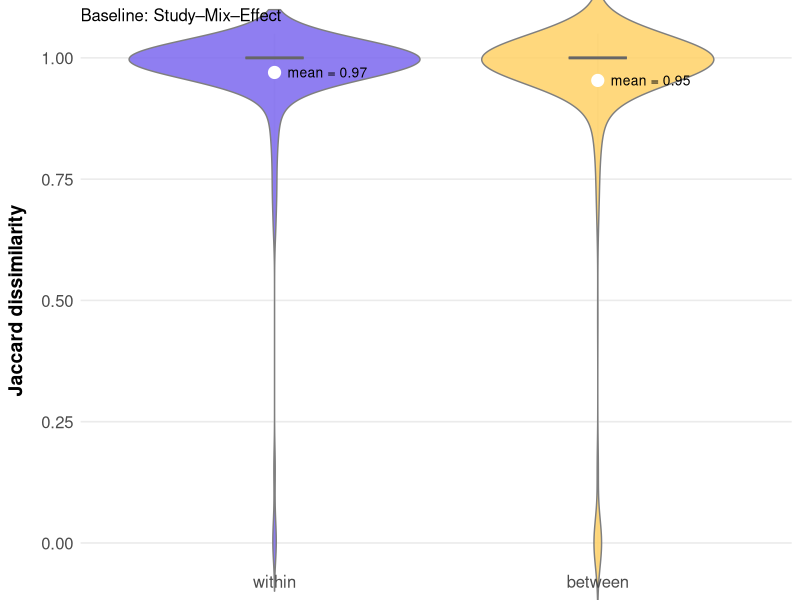
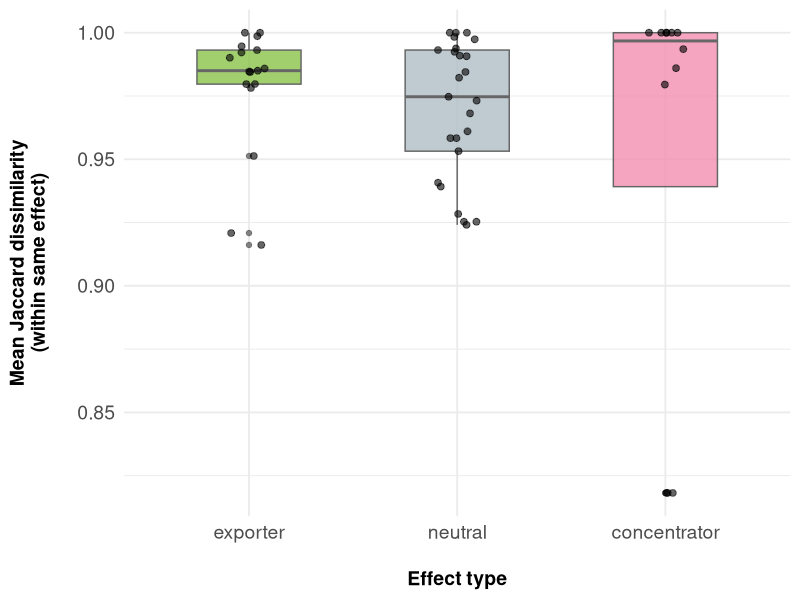

These charts were generated, in order, by the following R code: (Note: this script raises an error after producing the figures.)
################################################################################
#### Ecological Synthesis Lab (SintECO): https://marcomellolab.wordpress.com

#### Authors: Cristina A. Kita, Isabel Alves-dos-Santos, Michael Hrncir, 
#### & Marco A. R. Mello

#### See README for further info:
#### https://github.com/CKita/BeeFlow#readme
################################################################################


################################################################################
###################### FLORAL PLANTINGS AND EFFECTS ############################
################################################################################

#Let's get ready for running the code provided here. 

#Set the working directory to the source of this script file.   
setwd(dirname(rstudioapi::getActiveDocumentContext()$path))
getwd()

##Delete all previous objects.
rm(list= ls())

#Load or install the required packages
if(!require(ggplot2)){
  install.packages("ggplot2")
  library(ggplot2)
}


if(!require(dplyr)){
  install.packages("dplyr")
  library(dplyr)
}

if(!require(forcats)){
  install.packages("forcats")
  library(forcats)
}

if(!require(tidyr)){
  install.packages("tidyr")
  library(tidyr)
}

if(!require(vegan)){
  install.packages("vegan")
  library(vegan)
}

if(!require(patchwork)){
  install.packages("patchwork")
  library(patchwork)
}

if(!require(digest)){
  install.packages("digest")
  library(digest)
}


# First, let's look at our dataset
df <- read.csv2("../Data/floral planting and effect.csv", header = TRUE)
class(df)
str(df)
head(df)
tail(df)

# Clean whitespace from all key text columns
df <- df %>%
  mutate(
    RefCode = trimws(RefCode),
    EffectType = trimws(EffectType),
    Mix = trimws(Mix),
    FlowerSpecies = trimws(FlowerSpecies)
  )

# Builds a community matrix (presence/absence) from a data frame with 
# UnitID + FlowerSpecies

make_comm <- function(x, unit_col = "UnitID") {
  comm <- x %>%
    mutate(presence = 1) %>%
    distinct(.data[[unit_col]], FlowerSpecies, .keep_all = TRUE) %>%
    pivot_wider(
      id_cols    = all_of(unit_col),
      names_from = FlowerSpecies,
      values_from = presence,
      values_fill = 0
    ) %>%
    as.data.frame()
  # ensure numeric and clean
  if (ncol(comm) > 1) {
    comm[ , -1] <- lapply(comm[ , -1], function(z) as.numeric(as.character(z)))
    comm[is.na(comm)] <- 0
    comm <- comm[rowSums(comm[ , -1]) > 0, , drop = FALSE]
  }
  comm
}

# From comm + meta(EffectType), compute within/between pairs and return 
#data.frame for violin plot

make_pairs_within_between <- function(comm, meta, unit_col = "UnitID") {
  # align meta to the order of comm
  meta <- meta[match(comm[[unit_col]], meta[[unit_col]]), , drop = FALSE]
  stopifnot(nrow(meta) == nrow(comm))
  # dissimilarity
  dist_jac <- vegdist(comm[ , -1], method = "jaccard")
  dm <- as.matrix(dist_jac)
  n <- nrow(dm)
  pairs_df <- do.call(rbind, lapply(1:(n-1), function(i) {
    j <- (i+1):n
    data.frame(
      dissimilarity = dm[i, j],
      eff_i = meta$EffectType[i],
      eff_j = meta$EffectType[j]
    )
  })) %>%
    mutate(pair_type = ifelse(eff_i == eff_j, "within", "between")) %>%
    filter(is.finite(dissimilarity)) %>%
    mutate(pair_type = fct_relevel(pair_type, "within", "between"))
  pairs_df
}

# Build a standardized violin plot and returns the ggplot object
plot_violin <- function(pairs_df, subtitle = NULL) {
  means_df <- pairs_df %>%
    group_by(pair_type) %>%
    summarise(m = mean(dissimilarity), .groups = "drop")
  
  ggplot(pairs_df, aes(x = pair_type, y = dissimilarity, fill = pair_type)) +
    geom_violin(trim = FALSE, alpha = 0.85, color = "gray50", adjust = 1.2) +
    geom_boxplot(width = 0.18, outlier.shape = NA, 
                 alpha = 0.75, color = "gray40") +
    stat_summary(fun = mean, geom = "point", size = 3.8, color = "white") +
    scale_fill_manual(values = c(within = "#7B68EE", between = "#FFD166")) +
    labs(x = NULL, y = "Jaccard dissimilarity", subtitle = subtitle) +
    theme_minimal(base_size = 12) +
    theme(
      legend.position   = "none",
      panel.grid.minor  = element_blank(),
      axis.text.x       = element_text(size = 12),
      axis.text.y       = element_text(size = 12),
      axis.title.y      = element_text(size = 14, face = "bold",
                                       margin = margin(r = 10))
    ) +
    # label of the mean next to the point
    geom_text(
      data = means_df,
      aes(x = as.numeric(pair_type) + 0.04, y = m,
          label = sprintf("mean = %.2f", m)),
      inherit.aes = FALSE, size = 3.5, hjust = 0
    ) +
    coord_cartesian(ylim = c(0, 1), clip = "off")
}

# BASELINE: unit = Study–Mix–Effect (RefCode_Mix_EffectType) ===
df1 <- df %>%
  mutate(UnitID = paste(RefCode, Mix, EffectType, sep = "_"))

comm1 <- make_comm(df1, "UnitID")
meta1 <- df1 %>%
  distinct(UnitID, EffectType)

# remove units without EffectType (rare) and align (defensive)
meta1 <- meta1[match(comm1$UnitID, meta1$UnitID), , drop = FALSE]
keep <- !is.na(meta1$EffectType)
comm1 <- comm1[keep, , drop = FALSE]
meta1 <- meta1[keep, , drop = FALSE]

pairs1 <- make_pairs_within_between(comm1, meta1, "UnitID")
p1 <- plot_violin(pairs1, subtitle = "Baseline: Study–Mix–Effect")

p1

# (1) Reuse the matrices from the previous analysis ---
# comm1 = presence/absence matrix by UnitID (Study–Mix–Effect)
# meta1 = table with UnitID and EffectType
# If you have closed R, just reload your spreadsheet and redo the steps up to 
# comm1/meta1

# Compute the dissimilarity matrix (Jaccard)
dist_jac <- vegdist(comm1[ , -1], method = "jaccard")
dm <- as.matrix(dist_jac)

# (2) Compute mean dissimilarity for each unit relative to others of the 
# same effect
avg_diss <- sapply(1:nrow(dm), function(i) {
  eff_i <- meta1$EffectType[i]
  same_eff <- which(meta1$EffectType == eff_i & 1:nrow(dm) != i)
  if (length(same_eff) > 0) {
    mean(dm[i, same_eff])
  } else {
    NA  # if there is only one observation of that effect
  }
})

# Create final dataframe for the plot
avg_df <- data.frame(
  EffectType         = meta1$EffectType,
  mean_dissimilarity = avg_diss
) %>%
  filter(!is.na(mean_dissimilarity)) %>%
  mutate(EffectType = 
           fct_relevel(EffectType, "exporter", "neutral", "concentrator"))

# --- (3) Plot boxplot ---
g <- ggplot(avg_df, aes(x = EffectType, y = mean_dissimilarity, 
                        fill = EffectType)) +
  geom_boxplot(width = 0.5, alpha = 0.8, color = "gray40") +
  geom_jitter(width = 0.1, alpha = 0.6, size = 2) +
  scale_fill_manual(values = c(
    exporter     = "#8BC34A",
    neutral      = "#B0BEC5",
    concentrator = "#F48FB1"
  )) +
  labs(
    x = "Effect type",
    y = "Mean Jaccard dissimilarity\n(within same effect)"
  ) +
  theme_minimal(base_size = 14) +
  theme(
    legend.position = "none",
    axis.text       = element_text(size = 14),
    axis.title.x    = element_text(size = 14, face = "bold", 
                                   margin = margin(t = 20)),
    axis.title.y    = element_text(size = 14, face = "bold",
                                   margin = margin(r = 20))
  )

g

# Export the plot
png(filename = "../Figure/floral plantings and effects.png", 
    res = 300, height = 2500, width = 4000)
par(mfrow = c(1, 1), mar = c(5, 5, 5, 1), bg = "white")

print(g)

dev.off()

############################### THE END ########################################
